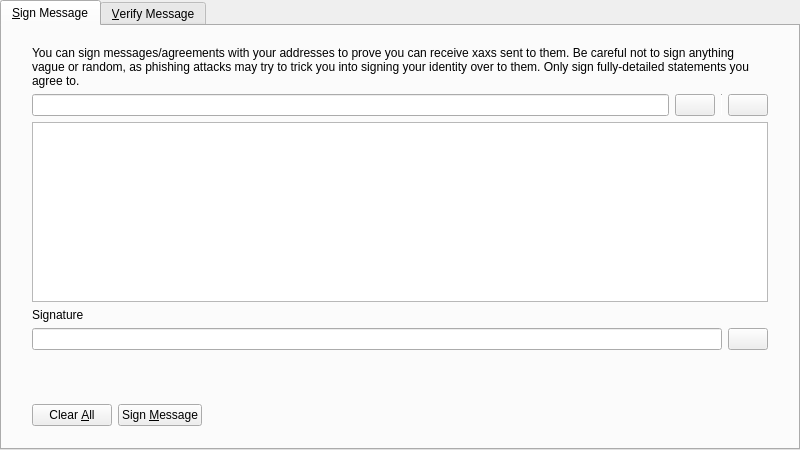
<?xml version="1.0" encoding="UTF-8"?>
<ui version="4.0">
 <class>SignVerifyMessageDialog</class>
 <widget class="QDialog" name="SignVerifyMessageDialog">
  <property name="geometry">
   <rect>
    <x>0</x>
    <y>0</y>
    <width>800</width>
    <height>450</height>
   </rect>
  </property>
  <property name="windowTitle">
   <string>Signatures - Sign / Verify a Message</string>
  </property>
  <property name="modal">
   <bool>true</bool>
  </property>
  <layout class="QVBoxLayout" name="verticalLayout">
   <property name="leftMargin">
    <number>0</number>
   </property>
   <property name="topMargin">
    <number>0</number>
   </property>
   <property name="rightMargin">
    <number>0</number>
   </property>
   <property name="bottomMargin">
    <number>0</number>
   </property>
   <item>
    <widget class="QTabWidget" name="tabWidget">
     <property name="currentIndex">
      <number>0</number>
     </property>
     <widget class="QWidget" name="tabSignMessage">
      <attribute name="title">
       <string>&amp;Sign Message</string>
      </attribute>
      <layout class="QVBoxLayout" name="verticalLayout_SM">
       <property name="leftMargin">
        <number>0</number>
       </property>
       <property name="topMargin">
        <number>0</number>
       </property>
       <property name="rightMargin">
        <number>0</number>
       </property>
       <property name="bottomMargin">
        <number>0</number>
       </property>
       <item>
        <layout class="QVBoxLayout" name="verticalLayout_3">
         <property name="leftMargin">
          <number>30</number>
         </property>
         <property name="topMargin">
          <number>20</number>
         </property>
         <property name="rightMargin">
          <number>30</number>
         </property>
         <property name="bottomMargin">
          <number>20</number>
         </property>
         <item>
          <widget class="QLabel" name="infoLabel_SM">
           <property name="text">
            <string>You can sign messages/agreements with your addresses to prove you can receive xaxs sent to them. Be careful not to sign anything vague or random, as phishing attacks may try to trick you into signing your identity over to them. Only sign fully-detailed statements you agree to.</string>
           </property>
           <property name="textFormat">
            <enum>Qt::PlainText</enum>
           </property>
           <property name="wordWrap">
            <bool>true</bool>
           </property>
          </widget>
         </item>
         <item>
          <layout class="QHBoxLayout" name="horizontalLayout_1_SM">
           <property name="spacing">
            <number>6</number>
           </property>
           <item>
            <widget class="QValidatedLineEdit" name="addressIn_SM">
             <property name="toolTip">
              <string>The Xax address to sign the message with</string>
             </property>
            </widget>
           </item>
           <item>
            <widget class="QPushButton" name="addressBookButton_SM">
             <property name="toolTip">
              <string>Choose previously used address</string>
             </property>
             <property name="text">
              <string/>
             </property>
             <property name="icon">
              <iconset resource="../bitcoin.qrc">
               <normaloff>:/icons/address-book</normaloff>:/icons/address-book</iconset>
             </property>
             <property name="shortcut">
              <string>Alt+A</string>
             </property>
             <property name="autoDefault">
              <bool>false</bool>
             </property>
            </widget>
           </item>
           <item>
            <widget class="Line" name="vLine">
             <property name="maximumSize">
              <size>
               <width>1</width>
               <height>22</height>
              </size>
             </property>
             <property name="orientation">
              <enum>Qt::Vertical</enum>
             </property>
            </widget>
           </item>
           <item>
            <widget class="QPushButton" name="pasteButton_SM">
             <property name="toolTip">
              <string>Paste address from clipboard</string>
             </property>
             <property name="text">
              <string/>
             </property>
             <property name="icon">
              <iconset resource="../bitcoin.qrc">
               <normaloff>:/icons/editpaste</normaloff>:/icons/editpaste</iconset>
             </property>
             <property name="shortcut">
              <string>Alt+P</string>
             </property>
             <property name="autoDefault">
              <bool>false</bool>
             </property>
            </widget>
           </item>
          </layout>
         </item>
         <item>
          <widget class="QPlainTextEdit" name="messageIn_SM">
           <property name="toolTip">
            <string>Enter the message you want to sign here</string>
           </property>
          </widget>
         </item>
         <item>
          <widget class="QLabel" name="signatureLabel_SM">
           <property name="text">
            <string>Signature</string>
           </property>
           <property name="textFormat">
            <enum>Qt::PlainText</enum>
           </property>
          </widget>
         </item>
         <item>
          <layout class="QHBoxLayout" name="horizontalLayout_2_SM">
           <property name="spacing">
            <number>6</number>
           </property>
           <item>
            <widget class="QLineEdit" name="signatureOut_SM">
             <property name="font">
              <font>
               <italic>true</italic>
              </font>
             </property>
             <property name="readOnly">
              <bool>true</bool>
             </property>
            </widget>
           </item>
           <item>
            <widget class="QPushButton" name="copySignatureButton_SM">
             <property name="toolTip">
              <string>Copy the current signature to the system clipboard</string>
             </property>
             <property name="text">
              <string/>
             </property>
             <property name="icon">
              <iconset resource="../bitcoin.qrc">
               <normaloff>:/icons/editcopy</normaloff>:/icons/editcopy</iconset>
             </property>
             <property name="autoDefault">
              <bool>false</bool>
             </property>
            </widget>
           </item>
          </layout>
         </item>
        </layout>
       </item>
       <item>
        <widget class="QWidget" name="buttonsContainerWhite" native="true">
         <layout class="QHBoxLayout" name="horizontalLayout">
          <property name="leftMargin">
           <number>30</number>
          </property>
          <property name="topMargin">
           <number>15</number>
          </property>
          <property name="rightMargin">
           <number>30</number>
          </property>
          <item>
           <widget class="QPushButton" name="clearButton_SM">
            <property name="toolTip">
             <string>Reset all sign message fields</string>
            </property>
            <property name="text">
             <string>Clear &amp;All</string>
            </property>
            <property name="icon">
             <iconset resource="../bitcoin.qrc">
              <normaloff>:/icons/remove</normaloff>:/icons/remove</iconset>
            </property>
            <property name="autoDefault">
             <bool>false</bool>
            </property>
           </widget>
          </item>
          <item>
           <widget class="QPushButton" name="signMessageButton_SM">
            <property name="toolTip">
             <string>Sign the message to prove you own this Xax address</string>
            </property>
            <property name="text">
             <string>Sign &amp;Message</string>
            </property>
            <property name="icon">
             <iconset resource="../bitcoin.qrc">
              <normaloff>:/icons/edit</normaloff>:/icons/edit</iconset>
            </property>
            <property name="autoDefault">
             <bool>false</bool>
            </property>
           </widget>
          </item>
          <item>
           <spacer name="horizontalSpacer_1_SM">
            <property name="orientation">
             <enum>Qt::Horizontal</enum>
            </property>
            <property name="sizeHint" stdset="0">
             <size>
              <width>40</width>
              <height>48</height>
             </size>
            </property>
           </spacer>
          </item>
          <item>
           <widget class="QLabel" name="statusLabel_SM">
            <property name="font">
             <font>
              <weight>75</weight>
              <bold>true</bold>
             </font>
            </property>
            <property name="text">
             <string/>
            </property>
            <property name="wordWrap">
             <bool>true</bool>
            </property>
           </widget>
          </item>
          <item>
           <spacer name="horizontalSpacer_2_SM">
            <property name="orientation">
             <enum>Qt::Horizontal</enum>
            </property>
            <property name="sizeHint" stdset="0">
             <size>
              <width>40</width>
              <height>48</height>
             </size>
            </property>
           </spacer>
          </item>
         </layout>
        </widget>
       </item>
      </layout>
     </widget>
     <widget class="QWidget" name="tabVerifyMessage">
      <attribute name="title">
       <string>&amp;Verify Message</string>
      </attribute>
      <layout class="QVBoxLayout" name="verticalLayout_VM">
       <property name="leftMargin">
        <number>0</number>
       </property>
       <property name="topMargin">
        <number>0</number>
       </property>
       <property name="rightMargin">
        <number>0</number>
       </property>
       <property name="bottomMargin">
        <number>0</number>
       </property>
       <item>
        <layout class="QVBoxLayout" name="verticalLayout_2">
         <property name="leftMargin">
          <number>30</number>
         </property>
         <property name="topMargin">
          <number>20</number>
         </property>
         <property name="rightMargin">
          <number>30</number>
         </property>
         <property name="bottomMargin">
          <number>20</number>
         </property>
         <item>
          <widget class="QLabel" name="infoLabel_VM">
           <property name="text">
            <string>Enter the receiver's address, message (ensure you copy line breaks, spaces, tabs, etc. exactly) and signature below to verify the message. Be careful not to read more into the signature than what is in the signed message itself, to avoid being tricked by a man-in-the-middle attack. Note that this only proves the signing party receives with the address, it cannot prove sendership of any transaction!</string>
           </property>
           <property name="textFormat">
            <enum>Qt::PlainText</enum>
           </property>
           <property name="alignment">
            <set>Qt::AlignLeading|Qt::AlignLeft|Qt::AlignTop</set>
           </property>
           <property name="wordWrap">
            <bool>true</bool>
           </property>
          </widget>
         </item>
         <item>
          <layout class="QHBoxLayout" name="horizontalLayout_1_VM">
           <property name="spacing">
            <number>6</number>
           </property>
           <item>
            <widget class="QValidatedLineEdit" name="addressIn_VM">
             <property name="toolTip">
              <string>The Xax address the message was signed with</string>
             </property>
            </widget>
           </item>
           <item>
            <widget class="QPushButton" name="addressBookButton_VM">
             <property name="toolTip">
              <string>Choose previously used address</string>
             </property>
             <property name="text">
              <string/>
             </property>
             <property name="icon">
              <iconset resource="../bitcoin.qrc">
               <normaloff>:/icons/address-book</normaloff>:/icons/address-book</iconset>
             </property>
             <property name="shortcut">
              <string>Alt+A</string>
             </property>
             <property name="autoDefault">
              <bool>false</bool>
             </property>
            </widget>
           </item>
          </layout>
         </item>
         <item>
          <widget class="QPlainTextEdit" name="messageIn_VM"/>
         </item>
         <item>
          <widget class="QValidatedLineEdit" name="signatureIn_VM"/>
         </item>
        </layout>
       </item>
       <item>
        <widget class="QWidget" name="buttonsContainerWhite_" native="true">
         <layout class="QHBoxLayout" name="horizontalLayout_2">
          <property name="leftMargin">
           <number>30</number>
          </property>
          <property name="topMargin">
           <number>15</number>
          </property>
          <property name="rightMargin">
           <number>30</number>
          </property>
          <item>
           <widget class="QPushButton" name="clearButton_VM">
            <property name="toolTip">
             <string>Reset all verify message fields</string>
            </property>
            <property name="text">
             <string>Clear &amp;All</string>
            </property>
            <property name="icon">
             <iconset resource="../bitcoin.qrc">
              <normaloff>:/icons/remove</normaloff>:/icons/remove</iconset>
            </property>
            <property name="autoDefault">
             <bool>false</bool>
            </property>
           </widget>
          </item>
          <item>
           <widget class="QPushButton" name="verifyMessageButton_VM">
            <property name="toolTip">
             <string>Verify the message to ensure it was signed with the specified Xax address</string>
            </property>
            <property name="text">
             <string>Verify &amp;Message</string>
            </property>
            <property name="icon">
             <iconset resource="../bitcoin.qrc">
              <normaloff>:/icons/transaction_0</normaloff>:/icons/transaction_0</iconset>
            </property>
            <property name="autoDefault">
             <bool>false</bool>
            </property>
           </widget>
          </item>
          <item>
           <spacer name="horizontalSpacer_1_VM">
            <property name="orientation">
             <enum>Qt::Horizontal</enum>
            </property>
            <property name="sizeHint" stdset="0">
             <size>
              <width>40</width>
              <height>48</height>
             </size>
            </property>
           </spacer>
          </item>
          <item>
           <widget class="QLabel" name="statusLabel_VM">
            <property name="font">
             <font>
              <weight>75</weight>
              <bold>true</bold>
             </font>
            </property>
            <property name="text">
             <string/>
            </property>
            <property name="wordWrap">
             <bool>true</bool>
            </property>
           </widget>
          </item>
          <item>
           <spacer name="horizontalSpacer_2_VM">
            <property name="orientation">
             <enum>Qt::Horizontal</enum>
            </property>
            <property name="sizeHint" stdset="0">
             <size>
              <width>40</width>
              <height>48</height>
             </size>
            </property>
           </spacer>
          </item>
         </layout>
        </widget>
       </item>
      </layout>
     </widget>
    </widget>
   </item>
  </layout>
 </widget>
 <customwidgets>
  <customwidget>
   <class>QValidatedLineEdit</class>
   <extends>QLineEdit</extends>
   <header>qvalidatedlineedit.h</header>
  </customwidget>
 </customwidgets>
 <resources>
  <include location="../bitcoin.qrc"/>
 </resources>
 <connections/>
</ui>
